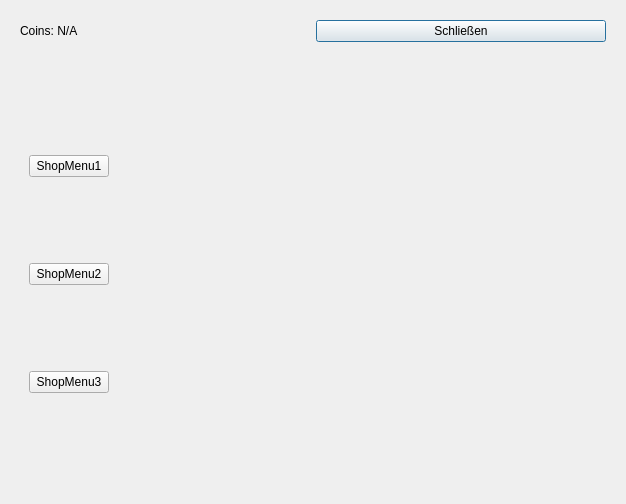
<?xml version="1.0" encoding="UTF-8"?>
<ui version="4.0">
 <class>ShopDialog</class>
 <widget class="QDialog" name="ShopDialog">
  <property name="geometry">
   <rect>
    <x>0</x>
    <y>0</y>
    <width>626</width>
    <height>504</height>
   </rect>
  </property>
  <property name="windowTitle">
   <string>Dialog</string>
  </property>
  <layout class="QVBoxLayout" name="verticalLayout">
   <item>
    <widget class="QWidget" name="widget_2" native="true">
     <property name="maximumSize">
      <size>
       <width>16777215</width>
       <height>50</height>
      </size>
     </property>
     <layout class="QHBoxLayout" name="horizontalLayout">
      <item>
       <widget class="QLabel" name="coinsLabel">
        <property name="text">
         <string>Coins: N/A</string>
        </property>
       </widget>
      </item>
      <item>
       <widget class="QPushButton" name="closeButton">
        <property name="text">
         <string>Schließen</string>
        </property>
       </widget>
      </item>
     </layout>
    </widget>
   </item>
   <item>
    <widget class="QWidget" name="widget" native="true">
     <layout class="QHBoxLayout" name="horizontalLayout_2">
      <item>
       <widget class="QWidget" name="widget_4" native="true">
        <property name="maximumSize">
         <size>
          <width>500</width>
          <height>16777215</height>
         </size>
        </property>
        <layout class="QVBoxLayout" name="verticalLayout_2">
         <item>
          <widget class="QPushButton" name="shopmenu1Button">
           <property name="text">
            <string>ShopMenu1</string>
           </property>
          </widget>
         </item>
         <item>
          <widget class="QPushButton" name="shopmenu2Button">
           <property name="text">
            <string>ShopMenu2</string>
           </property>
          </widget>
         </item>
         <item>
          <widget class="QPushButton" name="shopmenu3Button">
           <property name="text">
            <string>ShopMenu3</string>
           </property>
          </widget>
         </item>
        </layout>
       </widget>
      </item>
      <item>
       <widget class="QStackedWidget" name="stackedWidget">
        <widget class="QWidget" name="page"/>
        <widget class="QWidget" name="page_2"/>
       </widget>
      </item>
     </layout>
    </widget>
   </item>
  </layout>
 </widget>
 <resources/>
 <connections/>
</ui>
